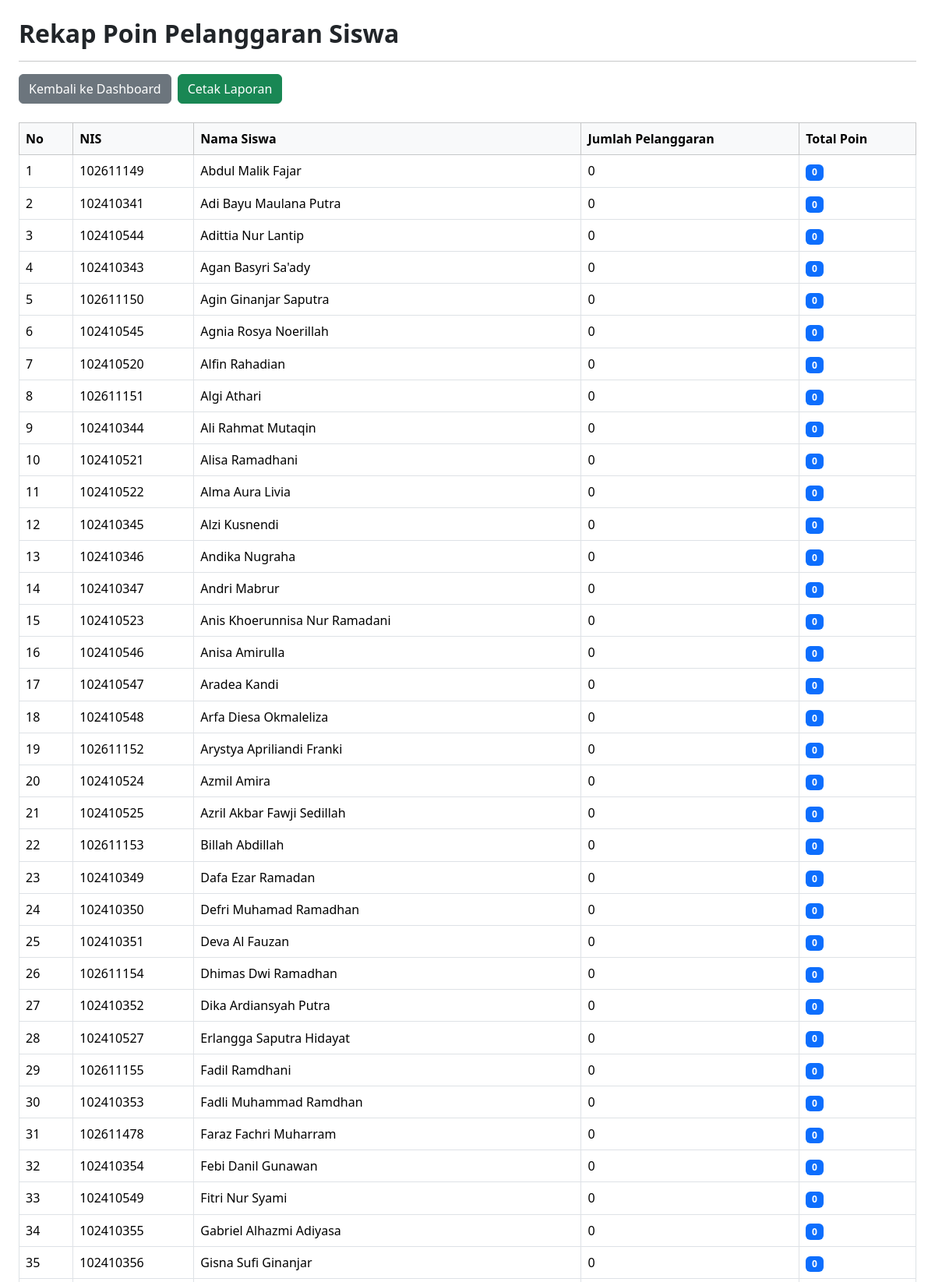
Page /rekap_point.php (signed in, upper part) on the committed database.
### tables this page shows
CREATE TABLE `t_siswa` (
  `id` int(11) NOT NULL,
  `nis` varchar(30) DEFAULT NULL,
  `nisn` varchar(20) NOT NULL,
  `nama` varchar(150) DEFAULT NULL,
  `jenis_kelamin` char(1) NOT NULL,
  `tanggal_lahir` date NOT NULL,
  `alamat` text NOT NULL,
  `status_aktif` tinyint(1) NOT NULL,
  `created_at` timestamp NOT NULL DEFAULT current_timestamp(),
  `updated_at` timestamp NOT NULL DEFAULT current_timestamp()
);

### rekap_point.php (the view, shortened to what this page needs)
<?php
include 'config/koneksi.php';
$embed = isset($_GET['embed']) && $_GET['embed'] === '1';
$filterWali = '';
$sql = "
    SELECT
        s.id,
        s.nis,
        s.nama,
        COUNT(ps.id) AS jumlah_pelanggaran,
        COALESCE(SUM(ps.poin), 0) AS total_poin
    FROM t_siswa s
    LEFT JOIN t_pelanggaran_siswa ps
        ON ps.siswa_id = s.id
    " . $filterWali . "
    GROUP BY s.id, s.nis, s.nama
    ORDER BY total_poin DESC, s.nama ASC
";
$query = mysqli_query($koneksi, $sql);
function e($value) {
    return htmlspecialchars((string) $value, ENT_QUOTES, 'UTF-8');
}
?>
<?php if (!$embed): ?>
<!DOCTYPE html>
<html lang="id">
<head>
    <link href="https://cdn.jsdelivr.net/npm/bootstrap@5.3.3/dist/css/bootstrap.min.css" rel="stylesheet">
    <link href="https://cdn.datatables.net/2.3.4/css/dataTables.bootstrap5.min.css" rel="stylesheet">
</head>
<body>
<?php else: ?>
<link href="https://cdn.datatables.net/2.3.4/css/dataTables.bootstrap5.min.css" rel="stylesheet">
<?php endif; ?>
<div class="container-fluid p-3 p-md-4 bg-white">
    <h2 class="fw-bold mb-3">Rekap Poin Pelanggaran Siswa</h2>
    <hr>
    <div class="d-flex flex-wrap gap-2 mb-4">
        <a href="dashboard.php?embed=1"
           class="btn btn-secondary"
           onclick="return kembaliDashboard(event)">
            Kembali ke Dashboard
        </a>
        <button type="button"
                class="btn btn-success"
                onclick="cetakLaporan()">
            Cetak Laporan
        </button>
    </div>
    <div class="table-responsive">
        <table id="tabelRekapPoin"
               class="table table-bordered table-hover align-middle w-100">
            <thead class="table-light">
                <tr>
                    <th>No</th>
                    <th>NIS</th>
                    <th>Nama Siswa</th>
                    <th>Jumlah Pelanggaran</th>
                    <th>Total Poin</th>
                </tr>
            </thead>
            <tbody>
                <?php
                $no = 1;
                if (mysqli_num_rows($query) > 0):
                    while ($data = mysqli_fetch_assoc($query)):
                ?>
                    <tr>
                        <td><?= $no++ ?></td>
                        <td><?= e($data['nis'] ?? '') ?></td>
                        <td><?= e($data['nama'] ?? '') ?></td>
                        <td><?= (int) $data['jumlah_pelanggaran'] ?></td>
                        <td>
                            <span class="badge text-bg-primary">
                                <?= (int) $data['total_poin'] ?>
                            </span>
                        </td>
                    </tr>
                <?php
                    endwhile;
                endif; ?>
            </tbody>
        </table>
    </div>
</div>
<?php if (!$embed): ?>
</body>
</html>
<?php endif; ?>

### rows in the picture
t_siswa: nis "102611149", nama "Abdul Malik Fajar", jumlah_pelanggaran "0", total_poin "0"
t_siswa: nis "102410341", nama "Adi Bayu Maulana Putra", jumlah_pelanggaran "0", total_poin "0"
t_siswa: nis "102410544", nama "Adittia Nur Lantip", jumlah_pelanggaran "0", total_poin "0"
t_siswa: nis "102410343", nama "Agan Basyri Sa'ady", jumlah_pelanggaran "0", total_poin "0"
t_siswa: nis "102611150", nama "Agin Ginanjar Saputra", jumlah_pelanggaran "0", total_poin "0"
t_siswa: nis "102410545", nama "Agnia Rosya Noerillah", jumlah_pelanggaran "0", total_poin "0"
t_siswa: nis "102410520", nama "Alfin Rahadian", jumlah_pelanggaran "0", total_poin "0"
t_siswa: nis "102611151", nama "Algi Athari", jumlah_pelanggaran "0", total_poin "0"
t_siswa: nis "102410344", nama "Ali Rahmat Mutaqin", jumlah_pelanggaran "0", total_poin "0"
t_siswa: nis "102410521", nama "Alisa Ramadhani", jumlah_pelanggaran "0", total_poin "0"
t_siswa: nis "102410522", nama "Alma Aura Livia", jumlah_pelanggaran "0", total_poin "0"
t_siswa: nis "102410345", nama "Alzi Kusnendi", jumlah_pelanggaran "0", total_poin "0"
t_siswa: nis "102410346", nama "Andika Nugraha", jumlah_pelanggaran "0", total_poin "0"
t_siswa: nis "102410347", nama "Andri Mabrur", jumlah_pelanggaran "0", total_poin "0"
t_siswa: nis "102410523", nama "Anis Khoerunnisa Nur Ramadani", jumlah_pelanggaran "0", total_poin "0"
t_siswa: nis "102410546", nama "Anisa Amirulla", jumlah_pelanggaran "0", total_poin "0"
t_siswa: nis "102410547", nama "Aradea Kandi", jumlah_pelanggaran "0", total_poin "0"
t_siswa: nis "102410548", nama "Arfa Diesa Okmaleliza", jumlah_pelanggaran "0", total_poin "0"
t_siswa: nis "102611152", nama "Arystya Apriliandi Franki", jumlah_pelanggaran "0", total_poin "0"
t_siswa: nis "102410524", nama "Azmil Amira", jumlah_pelanggaran "0", total_poin "0"
t_siswa: nis "102410525", nama "Azril Akbar Fawji Sedillah", jumlah_pelanggaran "0", total_poin "0"
t_siswa: nis "102611153", nama "Billah Abdillah", jumlah_pelanggaran "0", total_poin "0"
t_siswa: nis "102410349", nama "Dafa Ezar Ramadan", jumlah_pelanggaran "0", total_poin "0"
t_siswa: nis "102410350", nama "Defri Muhamad Ramadhan", jumlah_pelanggaran "0", total_poin "0"
t_siswa: nis "102410351", nama "Deva Al Fauzan", jumlah_pelanggaran "0", total_poin "0"
t_siswa: nis "102611154", nama "Dhimas Dwi Ramadhan", jumlah_pelanggaran "0", total_poin "0"
t_siswa: nis "102410352", nama "Dika Ardiansyah Putra", jumlah_pelanggaran "0", total_poin "0"
t_siswa: nis "102410527", nama "Erlangga Saputra Hidayat", jumlah_pelanggaran "0", total_poin "0"
t_siswa: nis "102611155", nama "Fadil Ramdhani", jumlah_pelanggaran "0", total_poin "0"
t_siswa: nis "102410353", nama "Fadli Muhammad Ramdhan", jumlah_pelanggaran "0", total_poin "0"
t_siswa: nis "102611478", nama "Faraz Fachri Muharram", jumlah_pelanggaran "0", total_poin "0"
t_siswa: nis "102410354", nama "Febi Danil Gunawan", jumlah_pelanggaran "0", total_poin "0"
t_siswa: nis "102410549", nama "Fitri Nur Syami", jumlah_pelanggaran "0", total_poin "0"
t_siswa: nis "102410355", nama "Gabriel Alhazmi Adiyasa", jumlah_pelanggaran "0", total_poin "0"
t_siswa: nis "102410356", nama "Gisna Sufi Ginanjar", jumlah_pelanggaran "0", total_poin "0"
